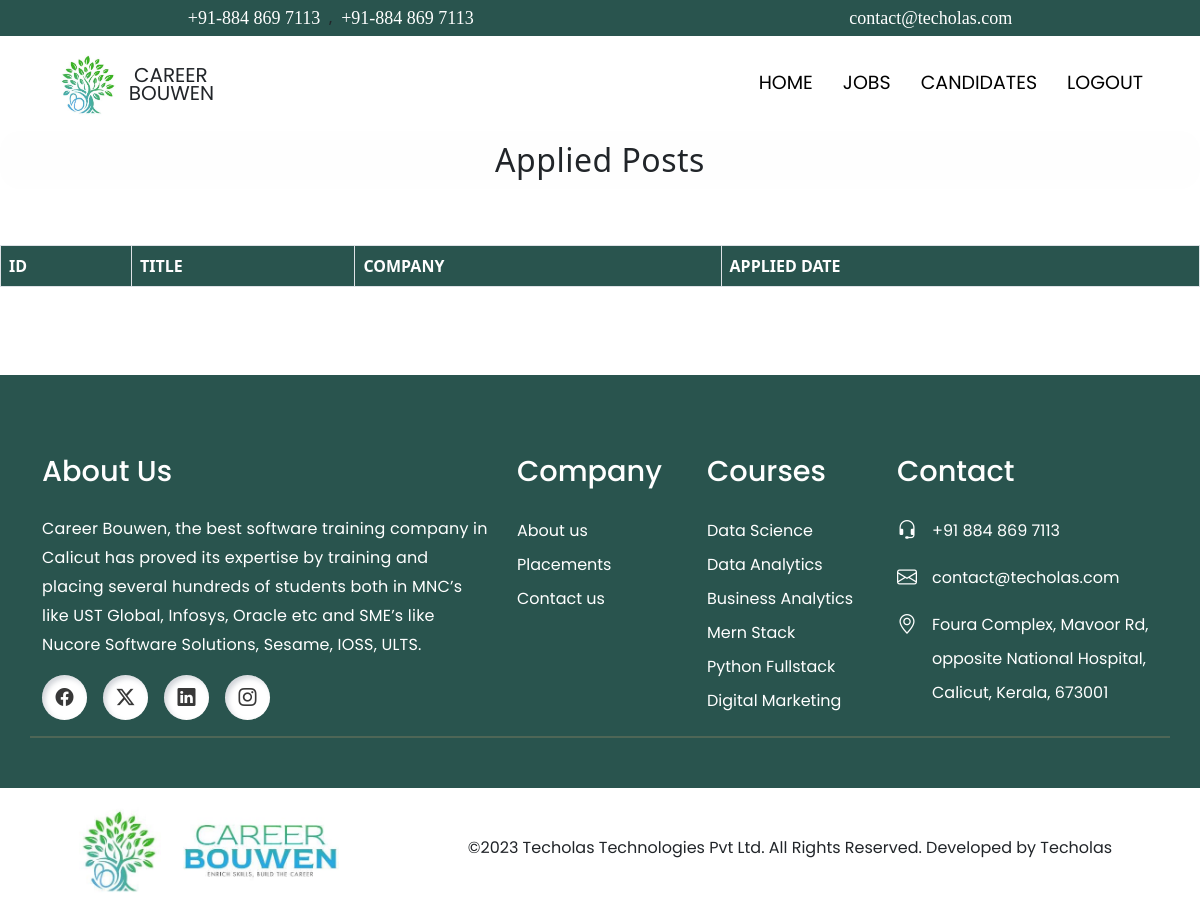
The app's page /userprofile/1 (signed in), older data.
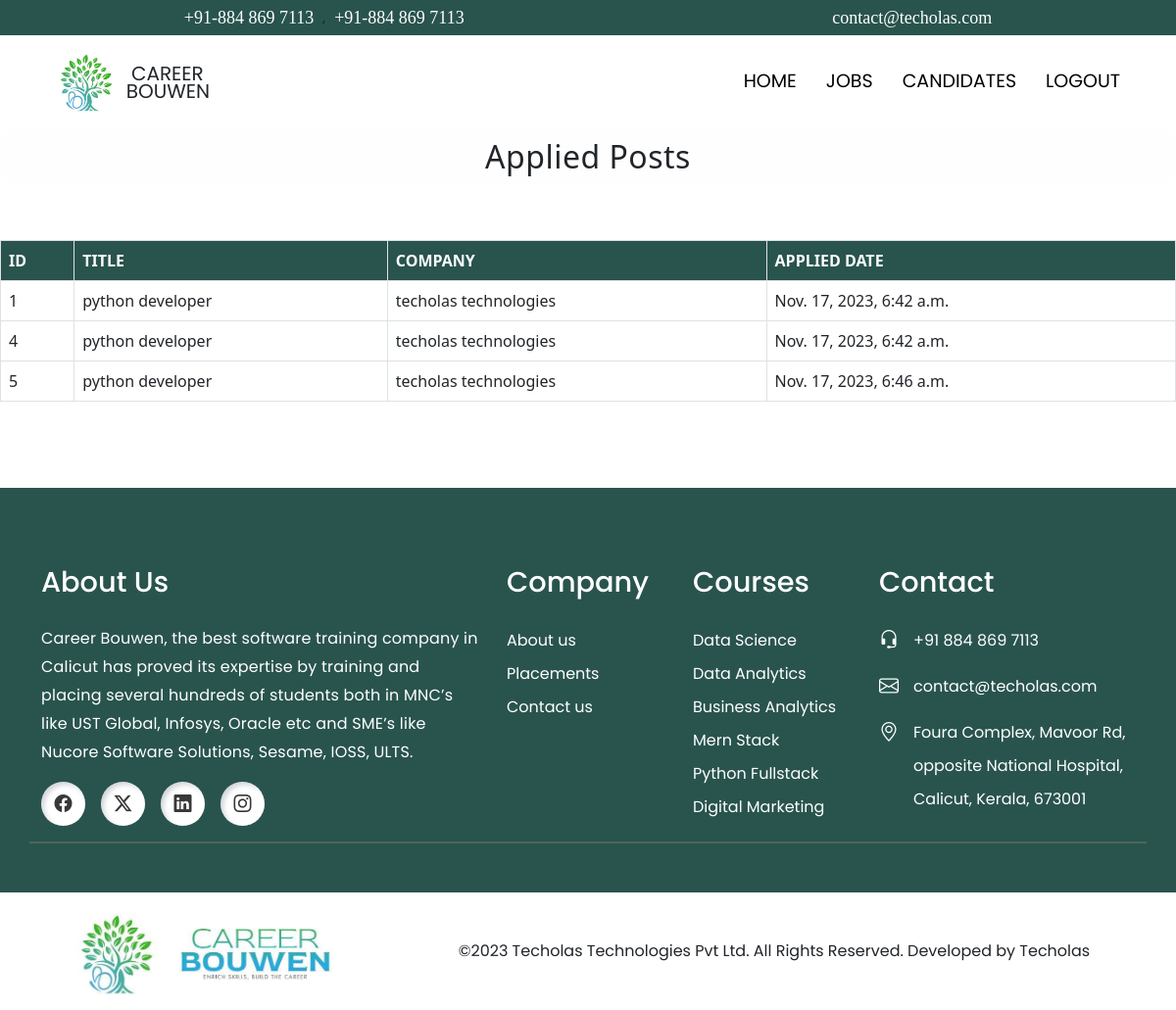
The same page, newer data.
### cb_app/models.py (models this page shows)
class Applications(models.Model):
    candidate=models.ForeignKey(User,on_delete=models.CASCADE)
    job=models.ForeignKey(Jobs,on_delete=models.CASCADE)
    applied_date=models.DateTimeField(auto_now=True)

class Jobs(models.Model):
    job_title=models.CharField(max_length=255)
    company_name=models.CharField(max_length=255)
    location=models.CharField(max_length=255)
    mode=models.CharField(max_length=255)
    description=models.CharField(max_length=255)
    experience_required=models.IntegerField()
    skills_required=models.CharField(max_length=255)
    starting_salary=models.IntegerField()
    ending_salary=models.IntegerField()
    languages=models.CharField(max_length=255)

### cb_app/views.py (the view)
# urls.py: path('userprofile/<int:i>',views.user_profile,name='userprofile'),
@login_required(login_url='adminlogin')
def user_profile(request,i):
    p=UsersProfile.objects.get(id=i)
    u=p.profile_user
    jobs=Applications.objects.filter(candidate=u)
    return render(request,'user_profile.html',{'jobs':jobs})

### templates/user_profile.html (shortened to what this page needs)
{% extends "includes/admin_base.html" %}
{% load static %}
{% block head %}
    <link rel="stylesheet" href="https://cdn.jsdelivr.net/npm/bootstrap-icons@1.11.1/font/bootstrap-icons.css">
    <link href="https://unpkg.com/aos@2.3.1/dist/aos.css" rel="stylesheet">
{% endblock head %}
{% block content %}
<h2 data-aos="fade-right" data-aos-delay="300" data-aos-duration='1000' >Applied Posts</h2>
<br><br>
<div class="table-responsive-lg ">
    <table class="table table-bordered ">
        <tr class="chg" style="background-color: #29544e;">
            <th>ID</th>
            <th>TITLE</th>
            <th>COMPANY</th>
            <th>APPLIED DATE</th>
        </tr>
    {% for job in jobs %}
            <tr>
            <td>{{job.job.id}}</td>
            <td>{{job.job.job_title}}</td>
            <td>{{job.job.company_name}}</td>
            <td>{{job.applied_date}}</td>
            </tr>
    {% endfor %}
    </table>
<br><br><br>
{% endblock content %}

### templates/includes/admin_base.html (shortened to what this page needs)
{% load static %}
<!doctype html>
<html lang="en">
<head>
    <link href="https://cdn.jsdelivr.net/npm/bootstrap@5.2.1/dist/css/bootstrap.min.css" rel="stylesheet"
>
    <link rel="stylesheet" href="{% static 'css/base.css' %}">
    {% block head %}{% endblock head %}
</head>
<body>
{% load static %}
    <header>
        <div class="contactInfo">
            <div style="display: flex;">
                <a href="tel:+91-884 869 7113">+91-884 869 7113</a>
                    &nbsp;&nbsp;,&nbsp;&nbsp;
                <a href="tel:+91-884 869 7113">+91-884 869 7113</a>
            </div>
            <div>
                <a href="http://contact@techolas.com" target="_blank" style="text-decoration: none; color: #fff;">contact@techolas.com</a>
            </div>
        </div>
        <nav class="nav-bar">
            <div class="container">
                <div class="logo">
                    <img src="{% static 'images/CareerBouwen[1].jpg' %}" alt="">
                    <a class="navbar-brand" href="{% url 'index' %}"><span>&nbsp;CAREER</span><br><span>BOUWEN</span></a>
                </div>
                <ul class="nav-menu">
                    <li class="nav-item">
                        <a class="nav-link mt-3" href="{% url 'adminindex' %}">
                            HOME<span></span>
                        </a>
                    </li>
                    <li class="nav-item">
                        <a class="nav-link mt-3" href="{% url 'jobs' %}">
                            JOBS<span></span>
                        </a>
                    </li>
                    <li class="nav-item">
                        <a class="nav-link mt-3" href="{% url 'candidates' %}">
                            CANDIDATES<span></span>
                        </a>
                    </li>
                    <li class="nav-item">
                        <a class="nav-link mt-3" href="{% url 'userlogout' %}">
                            LOGOUT<span></span>
                        </a>
                    </li>
                </ul>
            </div>
        </nav>
    </header>
    {% block content %}{% endblock content %}
    <footer>
        <div class="footer-wrapper">
            <div class="container"style=" border-bottom: 2px solid #4e6656;">
                <div class="row">
                    <div class="col-12 col-sm-6 col-md-5 col-lg-5 about">
                        <h3>About Us</h3>
                        <p>Career Bouwen, the best software training company in Calicut has proved its expertise by training and placing several hundreds of students both in MNC’s like UST Global, Infosys, Oracle etc and SME’s like Nucore Software Solutions, Sesame, IOSS, ULTS.</p>
                        <div class="socialIcons-Container mb-3" style="display: flex;">
                            <div class="me-3">
                                <a href="http://www.facebook.com"><i class="bi bi-facebook"></i></a>
                            </div>
                            <div class="me-3">
                                <a href="http://www.twitter.com"><i class="bi bi-twitter-x"></i></a>
                            </div>
                            <div class="me-3">
                                <a href="http://www.bi-linkedin.com"><i class="bi bi-linkedin"></i></a>
                            </div>
                            <div class="me-3">
                                <a href="http://www.instagram.com"><i class="bi bi-instagram"></i></a>
                            </div>
                        </div>
                    </div>
                    <div class="col-6 col-sm-6 col-md-3 col-lg-2 menu">
                        <h3>Company</h3>
                        <a href="{% url 'about' %}">About us</a><br>
                        <a href="">Placements</a><br>
                        <a href="{% url 'contact_us' %}">Contact us</a>
                    </div>
                    <div class="col-6 col-sm-6 col-md-3 col-lg-2 menu">
                        <h3>Courses</h3>
                        <a href="">Data Science</a><br>
                        <a href="">Data Analytics</a><br>
                        <a href="">Business Analytics</a><br>
                        <a href="">Mern Stack</a><br>
                        <a href="{% url 'python' %}">Python Fullstack</a><br>
                        <a href="">Digital Marketing</a>
                    </div>
                    <div class="col-12 col-sm-6 col-md-4 col-lg-3 contactInfo">
                        <h3>Contact</h3>
                        <div class="contactInfo">
                            <div class="wrapper">
                                <span><h5><i class="bi bi-headset"></i></h5></span>
                                <a href="tel:+91 884 869 7113">+91 884 869 7113</a>
                            </div>
                            <div class="wrapper">
                                <span><h5><i class="bi bi-envelope"></i></h5></i></span>
                                <a href="http://www.contact@techolas.com">contact@techolas.com</a>
                            </div>
                            <div class="wrapper">
                                <span><h5><i class="bi bi-geo-alt"></i></h5></span>
                                <a>Foura Complex, Mavoor Rd, opposite National Hospital, Calicut, Kerala, 673001</a>
                            </div>
                        </div>
                    </div>
                </div>
            </div>
        </div>
        <div class="container" style="background-color: #FFFFFF;">
            <div class="row d-flex justify-content-between align-items-center">
                <div class="col-lg-4">
                    <img src="{% static 'images/CareerBouwen[3].jpg' %}" alt="" class="img-fluid" style="max-height: 120px;">
                </div>
                <div class="col-lg-8">
                    <p class="copyright text-center mt-3" style="font-family: 'Poppins', sans-serif;">©2023 Techolas Technologies Pvt Ltd. All Rights Reserved. Developed by Techolas</p>
                </div>
            </div>
        </div>
    </footer>
</body>
</html>

### static/css/base.css (style rules this page uses)
html { scroll-behavior: smooth; }
* { margin: 0; padding: 0; box-sizing: border-box; list-style-type: none; }
body { width: 100%; overflow-x: hidden; }
header>div.contactInfo { background-color: #29544e; height: 36px; display: flex; align-items: center; justify-content: space-around; }
header>div.contactInfo a { font-family: 'Gotham-lightItalic'; font-size: 18px; text-decoration: none; color: #fff; }
header { background-color: #ffffff; z-index: 1001; top: 0; overflow: hidden; width: 100%; }
nav .container { display: flex; justify-content: space-between; align-items: center; height: 95px; }
nav.nav-bar a { text-decoration: none; font-family: 'Poppins', sans-serif; }
nav ul { display: flex; justify-content: space-between; align-items: center; padding-left: 0rem; }
nav .nav-link { font-size: 1.6rem; font-weight: 400; color: #000; position: relative; font-size: 19px; font-family: 'Poppins', sans-serif; margin: 0px 15px; }
nav .nav-link::before { content: ""; position: absolute; height: 2px; width: 0%; transition: 400ms; background-color: #29544e; bottom: 0; }
nav .logo { height: 70px; overflow: hidden; display: flex; align-items: center; justify-content: center; font-family: 'Poppins', sans-serif; }
nav .logo img { height: 100px; }
nav .logo a { font-size: 20px; line-height: 18px; }
footer .footer-wrapper { height: 100%; padding: 80px 0px 50px; background-color: #29544e; display: flex; flex-direction: column; align-items: center; }
footer h3 { font-size: 1.8rem; line-height: 1.16; font-family: 'Poppins', sans-serif; margin-bottom: 25px; color: #FFFFFF; }
footer .about p { line-height: 29px; letter-spacing: 0.2px; font-family: 'Poppins', sans-serif; font-weight: 400; color: #FFFFFF; }
footer .socialIcons-Container a { width: 45px; height: 45px; background: #ffffff; box-shadow: inset -3px -3px 7px #ffffff73, inset 3px 3px 5px #5e687949; display: flex; flex-direction: column; justify-content: center; align-items: center; font-size: 18px; color: #383838; border-radius: 50%; padding: 0px; transition: 400ms; }
footer .menu a { text-decoration: 0; line-height: 34px; font-family: 'Poppins', sans-serif; font-weight: 400; transition: 500ms; color: #FFFFFF; }
footer .contactInfo .wrapper>a { text-decoration: 0; color: #ffffff; line-height: 34px; font-family: 'Poppins', sans-serif; font-weight: 400; transition: 500ms; }
div.contactInfo .wrapper { display: flex; align-items: flex-start; margin: 10px 0px; line-height: 1; }
div.contactInfo .wrapper span:nth-child(1) { width: 30px; min-width: 30px; margin-right: 5px; margin-top: 5px; color: #ffffff; }
div.contactInfo .wrapper span:nth-child(1) i { max-width: 100%; }

### templates/user_profile.html (style rules this page uses)
h2 { background-color: #fefefe; padding: 10px; border-radius: 20px; text-align: center; letter-spacing: 0.5px; }
.chg th { color: #fefefe; }

Row changes from the older to the newer data that the page shows:
added Applications: job.id "1", job.job_title "python developer", job.company_name "techolas technologies", applied_date "Nov. 17, 2023, 6:42 a.m."
added Applications: job.id "4", job.job_title "python developer", job.company_name "techolas technologies", applied_date "Nov. 17, 2023, 6:42 a.m."
added Applications: job.id "5", job.job_title "python developer", job.company_name "techolas technologies", applied_date "Nov. 17, 2023, 6:46 a.m."
